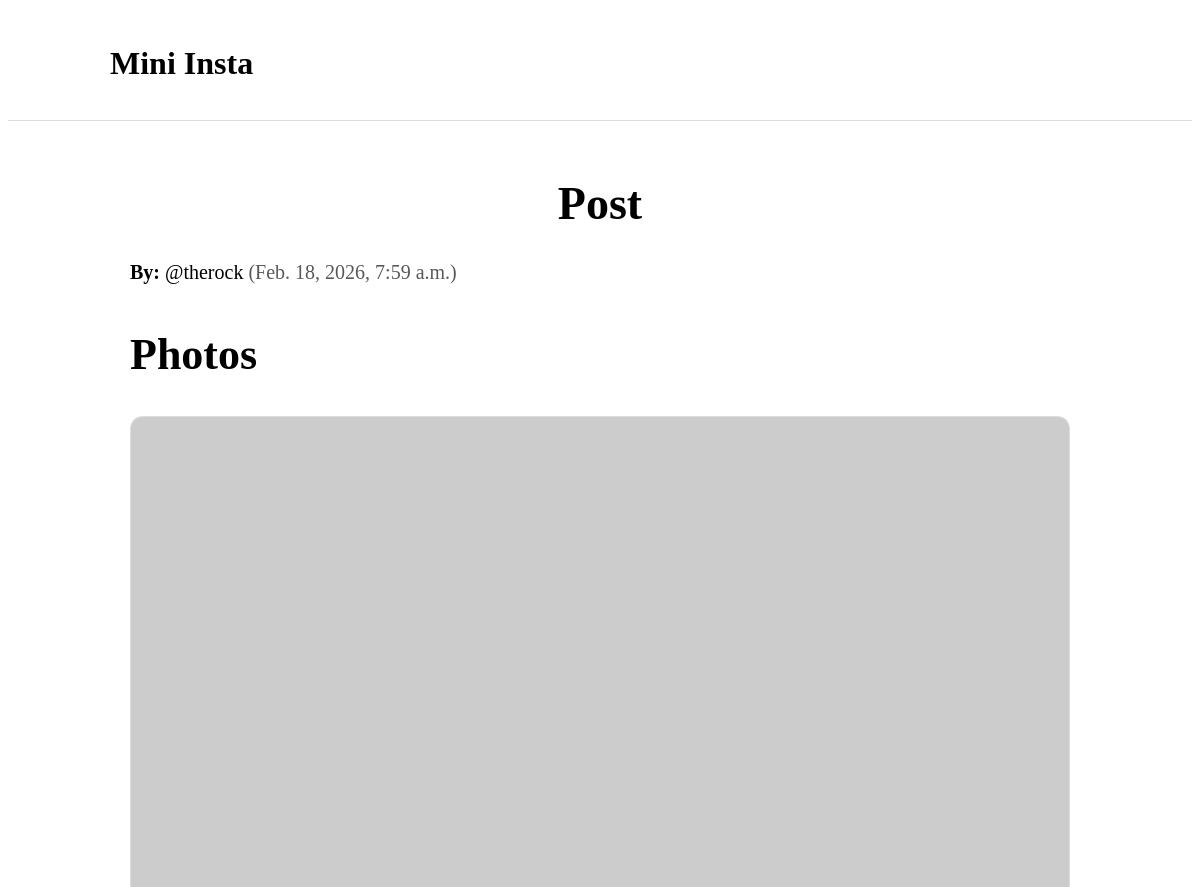
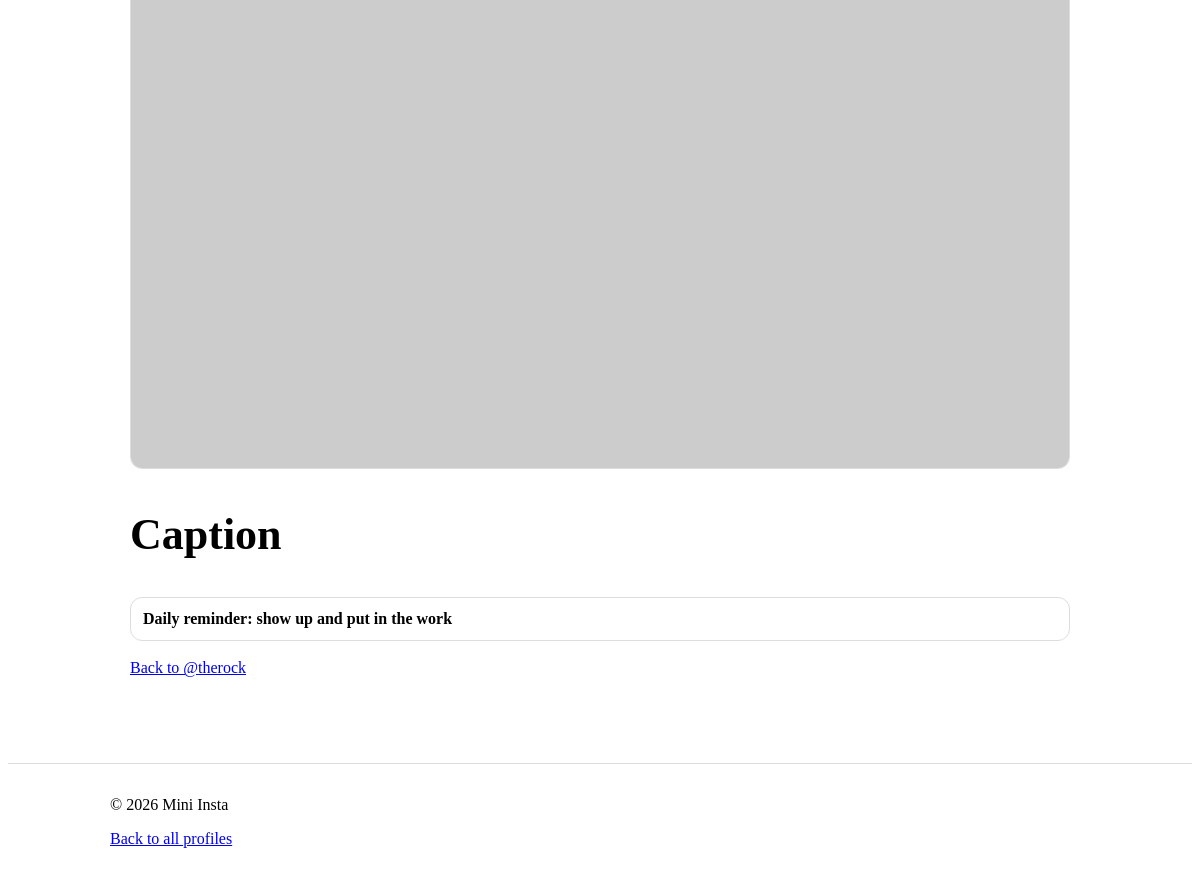
Page /mini_insta/post/4/ on the earlier database version (2 pictures, top to bottom).
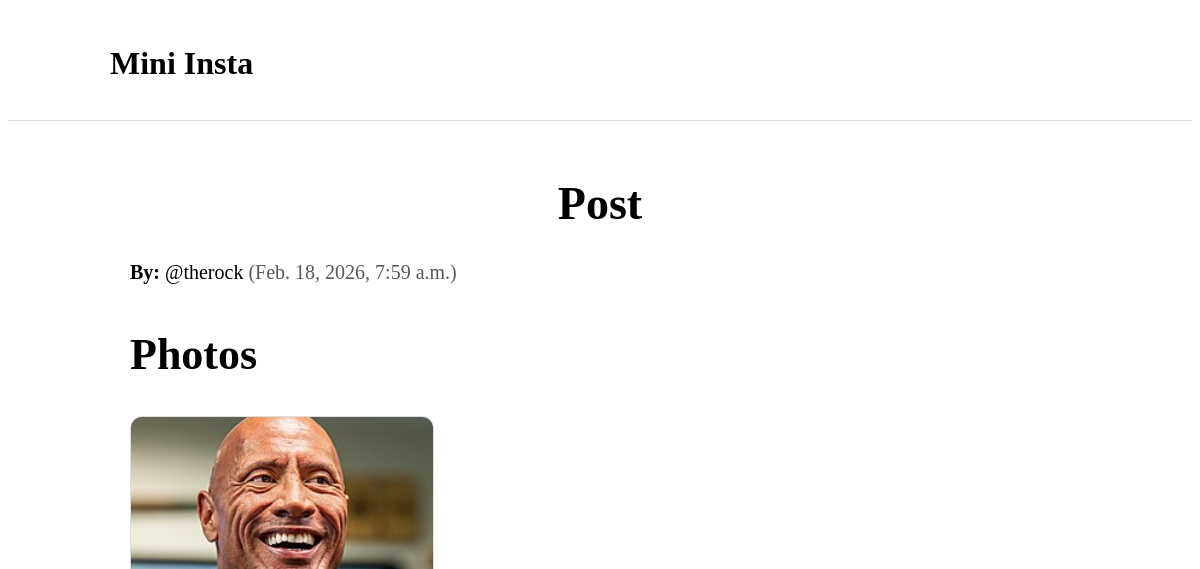
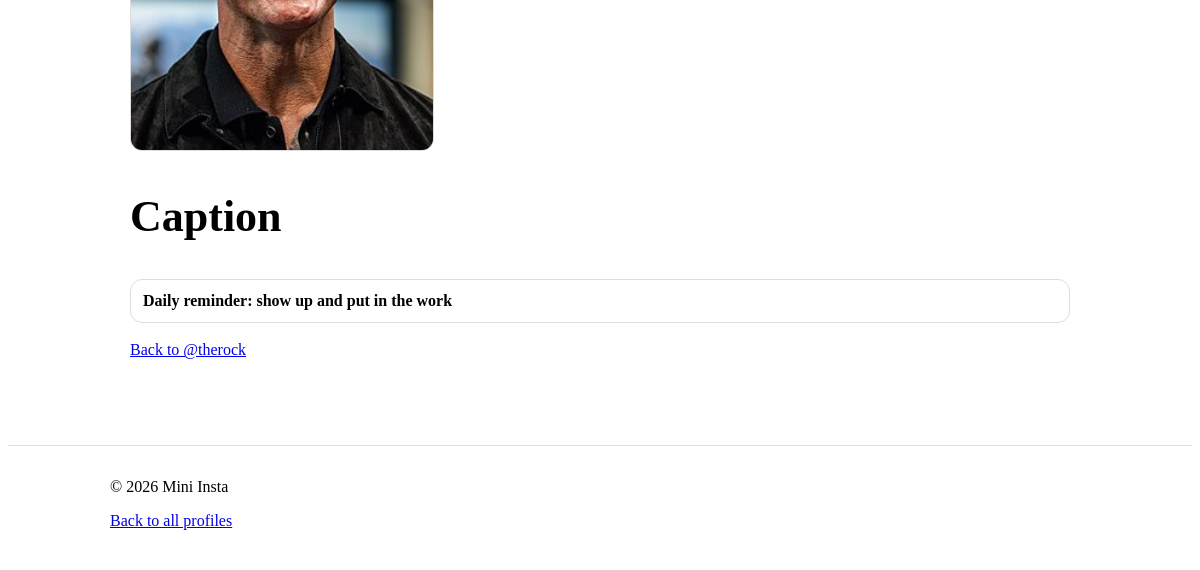
Same page on the later database version (2 pictures, top to bottom).
### mini_insta/models.py (models this page shows, shortened)
class Post(models.Model):
    profile = models.ForeignKey(Profile, on_delete=models.CASCADE)
    caption = models.TextField(blank=True)
    timestamp = models.DateTimeField(auto_now=True)
    def get_all_photos(self):
        photos = Photo.objects.filter(post=self)
        return photos

class Profile(models.Model):
    username = models.CharField(blank=False)
    display_name = models.CharField(blank=False)
    profile_image_url = models.URLField(blank=True)
    bio_text = models.TextField(blank=True)
    join_date = models.DateField(auto_now=True)

class Photo(models.Model):
    post = models.ForeignKey(Post, on_delete=models.CASCADE)
    image_url = models.URLField(blank=True)
    timestamp = models.DateTimeField(auto_now=True)
    image_file = models.ImageField(blank=True)

### mini_insta/views.py (the view)
# urls.py: path("post/<int:pk>/", PostDetailView.as_view(), name="show_post"),
class PostDetailView(DetailView):
    model = Post
    template_name = "mini_insta/show_post.html"
    context_object_name = "post"

### mini_insta/templates/mini_insta/show_post.html (shortened to what this page needs)
{% extends "mini_insta/base.html" %}
{% block content %}
  <div class="profile-page">
    <h1 class="name">Post</h1>
    <div class="bio">
      <strong>By:</strong> @{{ post.profile.username }}
      <span class="muted">({{ post.timestamp }})</span>
    </div>
    <h2 class="section-title">Photos</h2>
    <div class="posts-area">
      {% with photos=post.get_all_photos %}
        {% if photos %}
          <div class="posts-grid">
            {% for photo in photos %}
              <div class="post-card">
                {% if photo.image_url %}
                  <img class="post-img" src="{{ photo.image_url }}" alt="Post photo">
                {% elif photo.image_file %}
                  <img class="post-img" src="{{ photo.image_file.url }}" alt="Post photo">
                {% endif %}
              </div>
            {% endfor %}
          </div>
        {% else %}
          <div class="post-card">
            <img class="post-img" src="https://via.placeholder.com/600x600?text=No+Image" alt="No image">
          </div>
        {% endif %}
      {% endwith %}
    </div>
    <h2 class="section-title">Caption</h2>
    <div class="posts-area">
      {% if post.caption %}
        <div class="post-card">
          <div class="post-caption">{{ post.caption }}</div>
        </div>
      {% else %}
        <span class="muted">No caption.</span>
      {% endif %}
    </div>
    <div class="posts-area">
      <p>
        <a href="{% url 'mini_insta:show_profile' post.profile.pk %}">Back to @{{ post.profile.username }}</a>
      </p>
    </div>
  </div>
{% endblock %}

### mini_insta/templates/mini_insta/base.html (shortened to what this page needs)
{% load static %}
<!doctype html>
<html lang="en">
<head>
  <link rel="stylesheet" href="{% static 'mini_insta/style.css' %}">
</head>
<body>
  <header class="site-header">
    <div class="container">
      <h1 class="site-title">Mini Insta</h1>
    </div>
  </header>
  <main class="container">
    {% block content %}{% endblock %}
  </main>
  <footer class="site-footer">
    <div class="container">
      <p>&copy; {% now "Y" %} Mini Insta</p>
      <p>
        <a href="{% url 'mini_insta:show_all_profiles' %}">Back to all profiles</a>
      </p>
    </div>
  </footer>
</body>
</html>

### static/mini_insta/style.css (style rules this page uses)
.container { max-width: 980px; margin: 0 auto; padding: 16px; }
.site-header, .site-footer { border-bottom: 1px solid #ddd; }
.site-footer { border-top: 1px solid #ddd; border-bottom: none; margin-top: 24px; }
.profile-page { max-width: 1100px; margin: 0 auto; padding: 30px 20px; }
.bio { margin-top: 22px; font-size: 20px; line-height: 1.7; }
.muted { opacity: 0.65; }
.name { margin: 10px 0 25px; font-size: 46px; font-weight: 800; text-align: center; }
.section-title { margin-top: 40px; font-size: 44px; font-weight: 900; }
.posts-area { margin-top: 18px; }
.posts-grid { display: grid; grid-template-columns: repeat(3, minmax(0, 1fr)); gap: 14px; margin-top: 18px; }
.post-card { border: 1px solid #ddd; border-radius: 12px; overflow: hidden; background: #fff; }
.post-img { width: 100%; aspect-ratio: 1 / 1; object-fit: cover; display: block; }
.post-caption { padding: 10px 12px; font-weight: 600; line-height: 1.4; font-size: 16px; }

Differences in the rows shown:
added Photo: image_file (picture)
